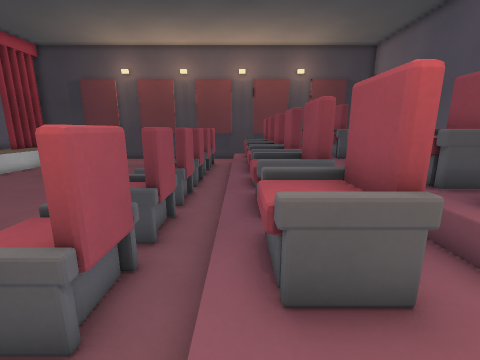
View 1 (above)

17 first-person views from a walk through a Godot game level. The camera is 1.4 m above the floor, tilts 12° down and sees 90° across. The floor is counted in squares, 0.5 m on a side. Each view is taken from the middle of a square. On the plan, view 1 faces up. The plan holds only what a view shows up to about 18 squares ahead; the rest is blank.

View 2
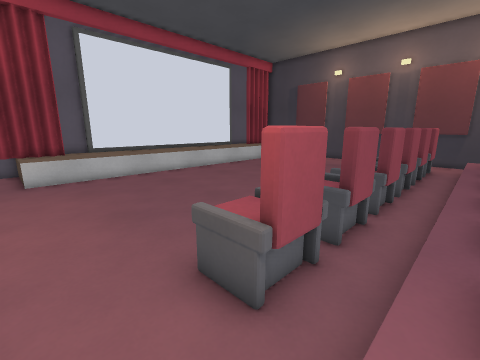

View 3
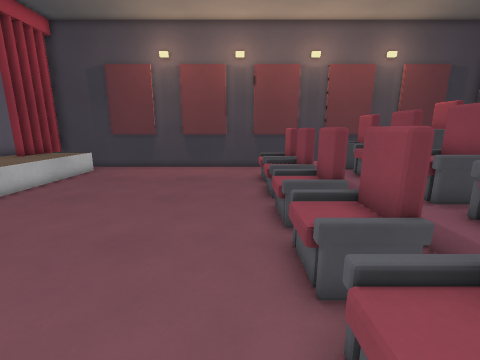

View 4
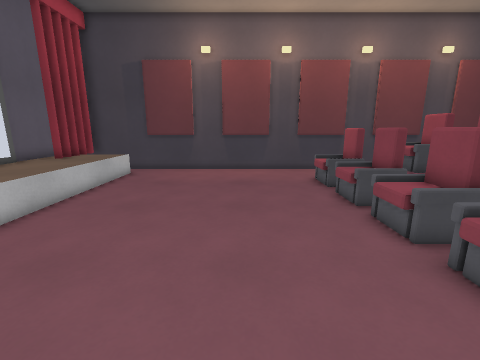

View 5
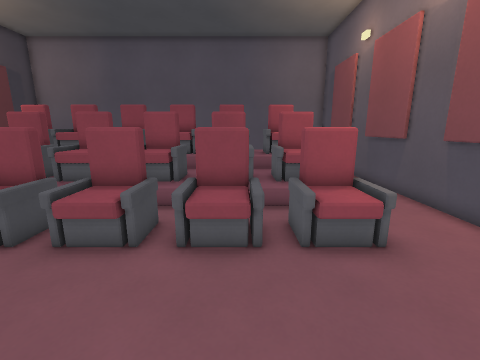

View 6
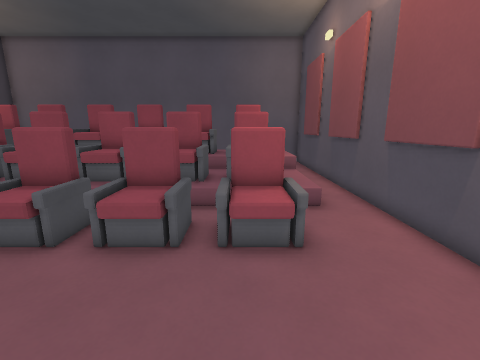

View 7
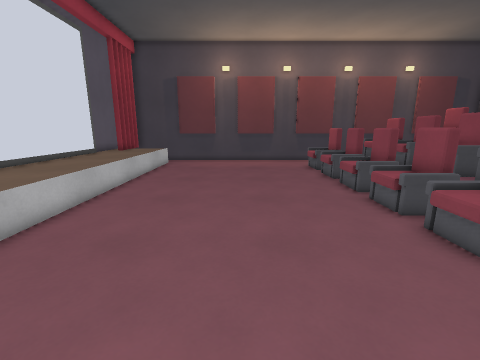

View 8
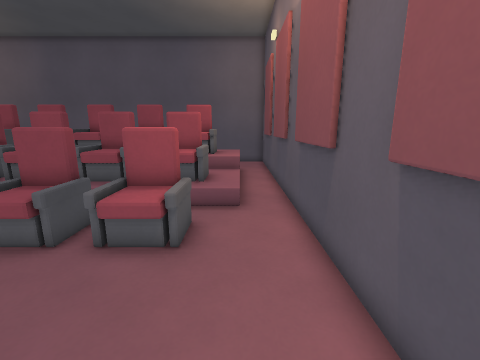

View 9
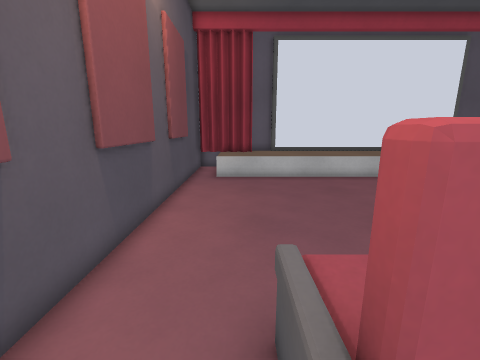

View 10
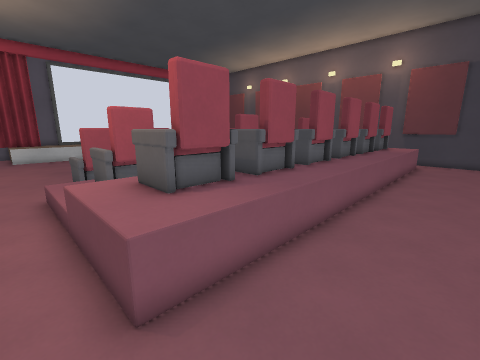

View 11
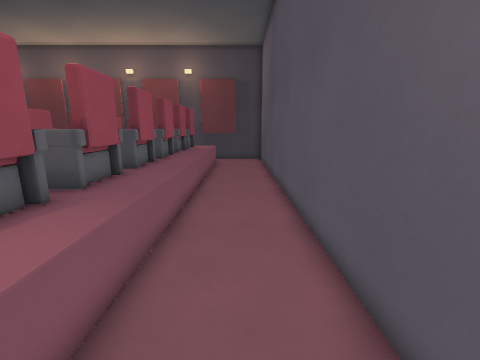

View 12
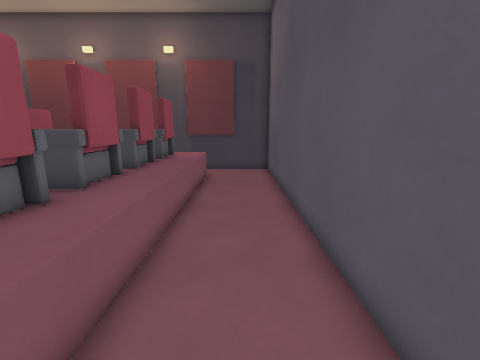

View 13
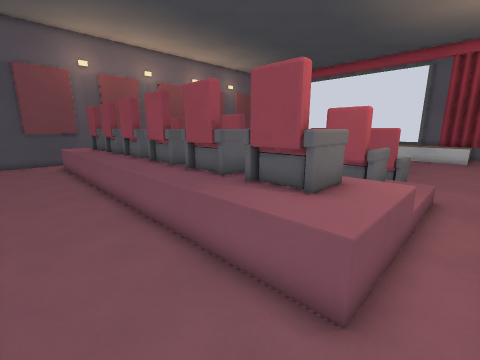

View 14
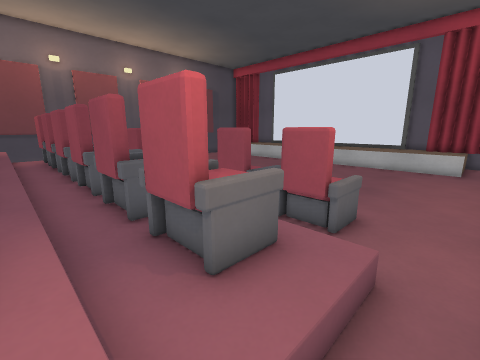

View 15
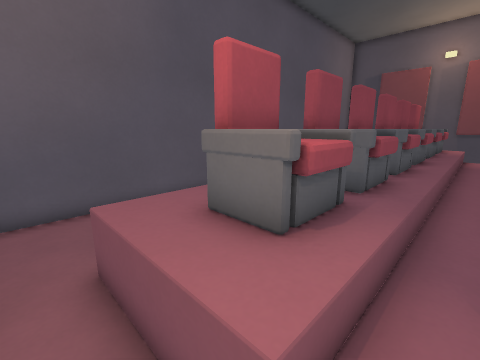

View 16
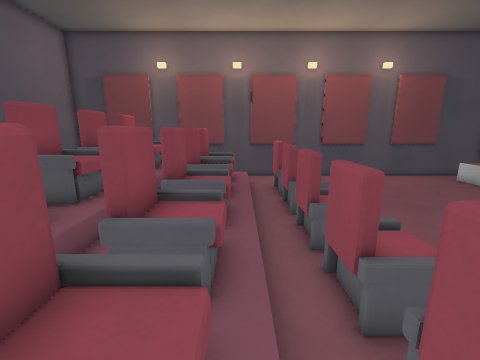

View 17
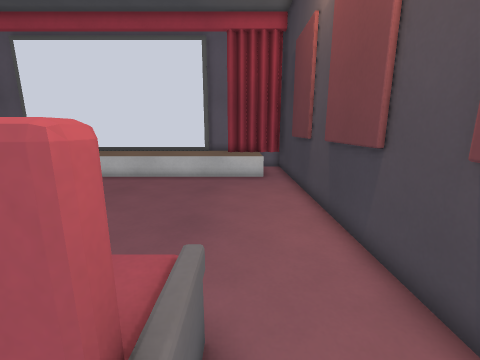

### Floor plan
Key: @ floor where view 1 was taken; # wall or solid block; . main floor; : floor 0.25 m higher than the main floor; + floor 0.75 m higher than the main floor; / step, stairs or slope; = window, fence, low wall or low ledge; ^ raised ledge; O other object.
Columns run from 17 left of view 1 to 12 right of it. Each row starts with its distance up from view 1.
 23 ##############################
 22  ............................#
 21 ^^^............../////...=...#
 20 ^^^...........==.O==:+==#=...#
 19 ^^^..........^^^.=^#: ^##=...#
 18 ^^^..........^^^.=^#: ^##=...#
 17 ^^^...........==.:==:+==#=...#
 16 ^^^..........^^^.=^#: ^##=...#
 15 ^^^..........^^^.=^#: ^##=...#
 14 ^^^...........==.O==:+==#=...#
 13 ^^^..........^^^.=^#: ^##=...#
 12 ^^^..........^^^.=^#: ^##=...#
 11 ^^^...........==.O==:+==#=...#
 10 ^^^..........^^^.=^#: ^##=...#
  9 ^^^..........^^^.=^#: ^##=...#
  8 ^^^...........==.O==:+==#=...#
  7 ^^^..........^^^.=^#: ^##=...#
  6 ^^^..........^^^.=^#: ^##=...#
  5 ^^^...........==.O==:+==#=...#
  4 ^^^..........^^^.=^#: ^##=...#
  3 ^^^..........^^^.=^#: ^##=...#
  2 ^^^...........==.:==:+==#=...#
  1 ^^^..............::::=====...#
  0  ................@...........#
 -1 ##############################

Positions as (right, up) in squares from view 1, and headings:
1: (0, 0), facing up
2: (0, 0), facing up-left
3: (-5, 5), facing up
4: (-8, 6), facing up
5: (-9, 6), facing right
6: (-9, 4), facing right
7: (-9, 1), facing up
8: (-9, 1), facing right
9: (-1, 2), facing left
10: (11, 0), facing up-left
11: (10, 0), facing up
12: (10, 6), facing up
13: (11, 22), facing down-left
14: (4, 22), facing down-left
15: (3, 22), facing down-right
16: (0, 17), facing down
17: (-1, 20), facing left
